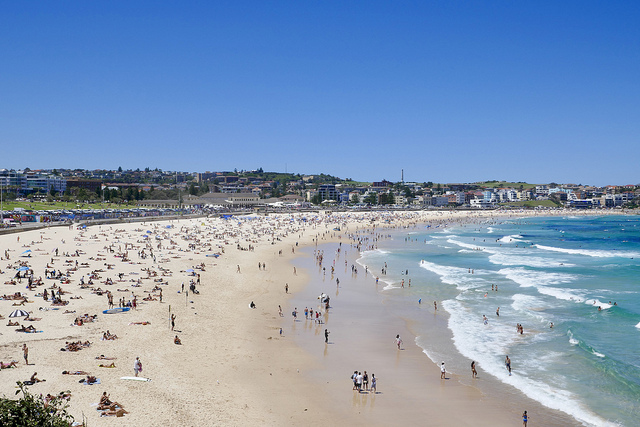
#> input picture Projects/computer_vision_course/bondi_beach.jpg, 640 x 427 px
$ python cv.py
#> lines starting #> are read from the running program, lines starting #| are printed output that depends on the picture
#> further down, image is the input picture: PIL image 640x427 RGB; mean R, G, B 131.3, 153.2, 182.1
#| Data Type: uint8
#| Min: 0.000, Max: 255.000
# -*- coding: utf-8 -*-

# example of pixel normalization
from numpy import asarray
from numpy import clip
from PIL import Image


def global_std(pxs):
    '''
    Calculates the mean and standard deviation across all color channels
    in the loaded image, then uses these values to standardize
    the pixel values.
    :param pxs : Image pixels
    '''
    print('Global Standardization Report : ')
    # calculate global mean and standard deviation
    mean, std = pxs.mean(), pxs.std()
#> mean = 155.5; std = 51.79
    print('Before Standardization : ')
    print('Mean: %.3f, Standard Deviation: %.3f' % (mean, std))
#| Mean: 155.531, Standard Deviation: 51.794
    # global standardization of pixels
    pxs = (pxs - mean) / std
    # confirm it had the desired effect
    mean, std = pxs.mean(), pxs.std()
#> mean = 4.55e-08; std = 1
    print('After Standardization : ')
    print('Mean: %.3f, Standard Deviation: %.3f' % (mean, std))
#| Mean: 0.000, Standard Deviation: 1.000
    return pxs


def positive_global_std(pixels):
    # [6 lines of commented-out code are left out]
    pixels2 = global_std(pixels)
#| Mean: 155.531, Standard Deviation: 51.794
#| Mean: 0.000, Standard Deviation: 1.000

    print('Positive Global Standardization Report :')
    # clip pixel values to [-1,1]
    pixels2 = clip(pixels2, -1.0, 1.0)
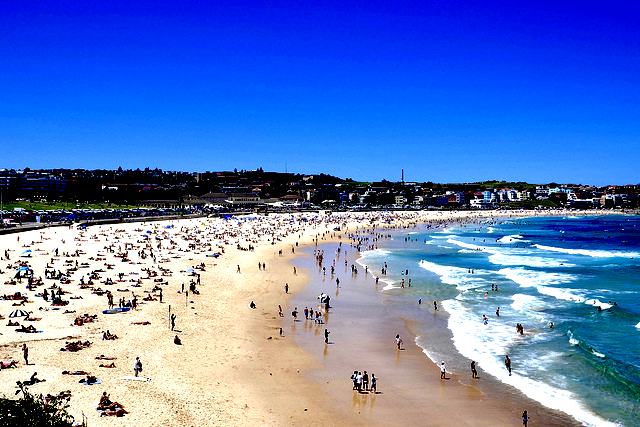
#> pixels2: shape (427, 640, 3) float32; mean of channels 0, 1, 2 -0.254, -0.0149, 0.508; drawn with min black and max white
    # shift from [-1,1] to [0,1] with 0.5 mean
    pixels2 = (pixels2 + 1.0) / 2.0
    # confirm it had the desired effect
    mean, std = pixels2.mean(), pixels2.std()
#> mean = 0.54; std = 0.377
    print('After Standardization : ')
    print('Mean: %.3f, Standard Deviation: %.3f' % (mean, std))
#| Mean: 0.540, Standard Deviation: 0.377
    print('Min: %.3f, Max: %.3f' % (pixels2.min(), pixels2.max()))
#| Min: 0.000, Max: 1.000
    return pixels2


def local_standardization(pixels):
    '''
    Calculates the mean and standard deviation of the loaded image
    per-channel, then uses these statistics to standardize the pixels
    separately in each channel.
    :param pixels : Image pixels (as float32)
    :return : The standardized image pixels as numpy array
    '''
    # calculate per-channel means and standard deviations
    means = pixels.mean(axis=(0, 1), dtype='float64')
    stds = pixels.std(axis=(0, 1), dtype='float64')
    print('Means: %s, Stds: %s' % (means, stds))
    # per-channel standardization of pixels
    pixels = (pixels - means) / stds
    # confirm it had the desired effect
    means = pixels.mean(axis=(0, 1), dtype='float64')
    stds = pixels.std(axis=(0, 1), dtype='float64')
    print('Means: %s, Stds: %s' % (means, stds))
    return pixels


# load image
image = Image.open('bondi_beach.jpg')
pixels = asarray(image)
# confirm pixel range is 0-255
print('Data Type: %s' % pixels.dtype)
print('Min: %.3f, Max: %.3f' % (pixels.min(), pixels.max()))
# convert from integers to floats
pixels = pixels.astype('float32')
# normalize to the range 0-1
# pixels /= 255.0

global_std(pixels)
positive_global_std(pixels)
# confirm the normalization
print('Min: %.3f, Max: %.3f' % (pixels.min(), pixels.max()))
#| Min: 0.000, Max: 255.000
